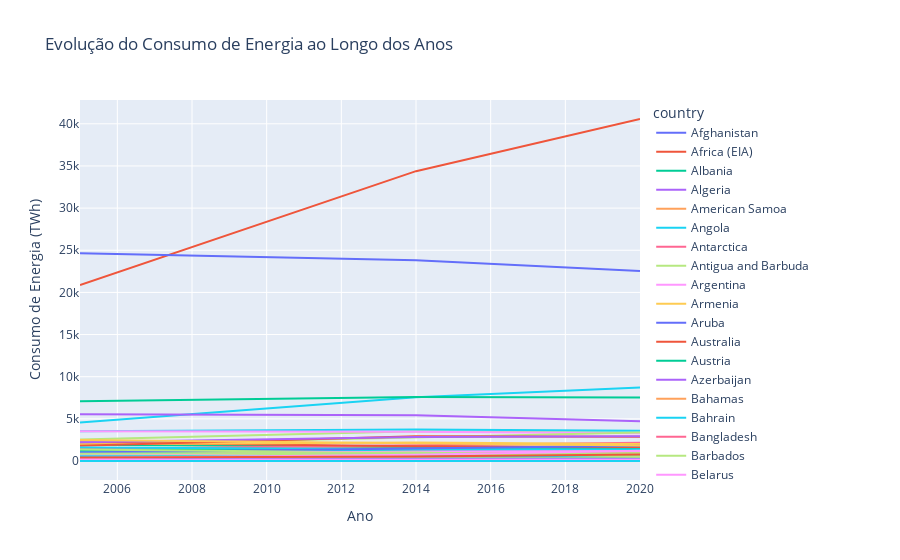

This figure's notebook cell:
### Markdown cell above
O gráfico apresentado mostra a evolução do consumo de energia renovável ao longo dos anos. Cada linha no gráfico representa o consumo de energia em um país específico, com o eixo X indicando os anos e o eixo Y mostrando o valor do consumo em TWh.

Esse gráfico mostra que existe alguns páises estagnados quando falamos de consumir energia renovável como Zimbabwe e Romania, enquanto outros possuem um certo crescimento em relação ao consumo de energia limpa ao longo dos anos como China, Estados Unidos, Brasil, Canada e India

### Code cell
fig2 = px.line(
    df_countrys,
    x='year',
    y='energy_consumption',
    color='country',
    title='Evolução do Consumo de Energia ao Longo dos Anos',
    labels={'year': 'Ano', 'energy_consumption': 'Consumo de Energia (TWh)'})
fig2.show()
